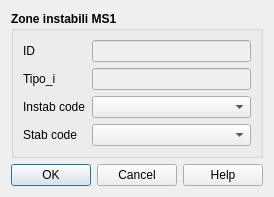
<?xml version="1.0" encoding="UTF-8"?>
<ui version="4.0">
 <class>instab_1</class>
 <widget class="QDialog" name="instab_1">
  <property name="windowTitle">
   <string>Zone instabili MS1</string>
  </property>
  <layout class="QVBoxLayout" name="verticalLayout">
   <item>
    <widget class="QGroupBox" name="groupBox_2">
     <property name="sizePolicy">
      <sizepolicy hsizetype="Expanding" vsizetype="Expanding">
       <horstretch>0</horstretch>
       <verstretch>0</verstretch>
      </sizepolicy>
     </property>
     <property name="minimumSize">
      <size>
       <width>0</width>
       <height>0</height>
      </size>
     </property>
     <property name="font">
      <font>
       <weight>75</weight>
       <bold>true</bold>
      </font>
     </property>
     <property name="title">
      <string>Zone instabili MS1</string>
     </property>
     <layout class="QFormLayout" name="formLayout_2">
      <item row="0" column="0">
       <widget class="QLabel" name="label_2">
        <property name="sizePolicy">
         <sizepolicy hsizetype="Minimum" vsizetype="Preferred">
          <horstretch>0</horstretch>
          <verstretch>0</verstretch>
         </sizepolicy>
        </property>
        <property name="minimumSize">
         <size>
          <width>45</width>
          <height>0</height>
         </size>
        </property>
        <property name="font">
         <font>
          <weight>50</weight>
          <bold>false</bold>
         </font>
        </property>
        <property name="text">
         <string>&lt;html&gt;&lt;head/&gt;&lt;body&gt;&lt;p&gt;ID&lt;/p&gt;&lt;/body&gt;&lt;/html&gt;</string>
        </property>
       </widget>
      </item>
      <item row="0" column="1">
       <widget class="QLineEdit" name="pkuid">
        <property name="enabled">
         <bool>false</bool>
        </property>
        <property name="palette">
         <palette>
          <active>
           <colorrole role="Text">
            <brush brushstyle="SolidPattern">
             <color alpha="255">
              <red>170</red>
              <green>170</green>
              <blue>172</blue>
             </color>
            </brush>
           </colorrole>
           <colorrole role="PlaceholderText">
            <brush brushstyle="NoBrush">
             <color alpha="128">
              <red>120</red>
              <green>120</green>
              <blue>120</blue>
             </color>
            </brush>
           </colorrole>
          </active>
          <inactive>
           <colorrole role="Text">
            <brush brushstyle="SolidPattern">
             <color alpha="255">
              <red>170</red>
              <green>170</green>
              <blue>172</blue>
             </color>
            </brush>
           </colorrole>
           <colorrole role="PlaceholderText">
            <brush brushstyle="NoBrush">
             <color alpha="128">
              <red>120</red>
              <green>120</green>
              <blue>120</blue>
             </color>
            </brush>
           </colorrole>
          </inactive>
          <disabled>
           <colorrole role="Text">
            <brush brushstyle="SolidPattern">
             <color alpha="255">
              <red>120</red>
              <green>120</green>
              <blue>120</blue>
             </color>
            </brush>
           </colorrole>
           <colorrole role="PlaceholderText">
            <brush brushstyle="NoBrush">
             <color alpha="128">
              <red>113</red>
              <green>113</green>
              <blue>113</blue>
             </color>
            </brush>
           </colorrole>
          </disabled>
         </palette>
        </property>
        <property name="toolTip">
         <string/>
        </property>
       </widget>
      </item>
      <item row="1" column="0">
       <widget class="QLabel" name="label">
        <property name="font">
         <font>
          <weight>50</weight>
          <bold>false</bold>
         </font>
        </property>
        <property name="text">
         <string>Tipo_i</string>
        </property>
       </widget>
      </item>
      <item row="1" column="1">
       <widget class="QLineEdit" name="Tipo_i">
        <property name="enabled">
         <bool>false</bool>
        </property>
        <property name="palette">
         <palette>
          <active>
           <colorrole role="Text">
            <brush brushstyle="SolidPattern">
             <color alpha="255">
              <red>170</red>
              <green>170</green>
              <blue>172</blue>
             </color>
            </brush>
           </colorrole>
           <colorrole role="PlaceholderText">
            <brush brushstyle="NoBrush">
             <color alpha="128">
              <red>120</red>
              <green>120</green>
              <blue>120</blue>
             </color>
            </brush>
           </colorrole>
          </active>
          <inactive>
           <colorrole role="Text">
            <brush brushstyle="SolidPattern">
             <color alpha="255">
              <red>170</red>
              <green>170</green>
              <blue>172</blue>
             </color>
            </brush>
           </colorrole>
           <colorrole role="PlaceholderText">
            <brush brushstyle="NoBrush">
             <color alpha="128">
              <red>120</red>
              <green>120</green>
              <blue>120</blue>
             </color>
            </brush>
           </colorrole>
          </inactive>
          <disabled>
           <colorrole role="Text">
            <brush brushstyle="SolidPattern">
             <color alpha="255">
              <red>120</red>
              <green>120</green>
              <blue>120</blue>
             </color>
            </brush>
           </colorrole>
           <colorrole role="PlaceholderText">
            <brush brushstyle="NoBrush">
             <color alpha="128">
              <red>113</red>
              <green>113</green>
              <blue>113</blue>
             </color>
            </brush>
           </colorrole>
          </disabled>
         </palette>
        </property>
        <property name="toolTip">
         <string/>
        </property>
       </widget>
      </item>
      <item row="2" column="0">
       <widget class="QLabel" name="label_4">
        <property name="font">
         <font>
          <weight>50</weight>
          <bold>false</bold>
         </font>
        </property>
        <property name="text">
         <string>Instab code</string>
        </property>
       </widget>
      </item>
      <item row="2" column="1">
       <widget class="QComboBox" name="cod_instab">
        <property name="toolTip">
         <string/>
        </property>
       </widget>
      </item>
      <item row="3" column="0">
       <widget class="QLabel" name="label_3">
        <property name="font">
         <font>
          <weight>50</weight>
          <bold>false</bold>
         </font>
        </property>
        <property name="text">
         <string>Stab code</string>
        </property>
       </widget>
      </item>
      <item row="3" column="1">
       <widget class="QComboBox" name="cod_stab">
        <property name="toolTip">
         <string/>
        </property>
       </widget>
      </item>
     </layout>
    </widget>
   </item>
   <item>
    <widget class="QDialogButtonBox" name="button_box">
     <property name="standardButtons">
      <set>QDialogButtonBox::Cancel|QDialogButtonBox::Help|QDialogButtonBox::Ok</set>
     </property>
    </widget>
   </item>
  </layout>
 </widget>
 <tabstops>
  <tabstop>pkuid</tabstop>
  <tabstop>Tipo_i</tabstop>
  <tabstop>cod_instab</tabstop>
  <tabstop>cod_stab</tabstop>
 </tabstops>
 <resources/>
 <connections/>
</ui>
